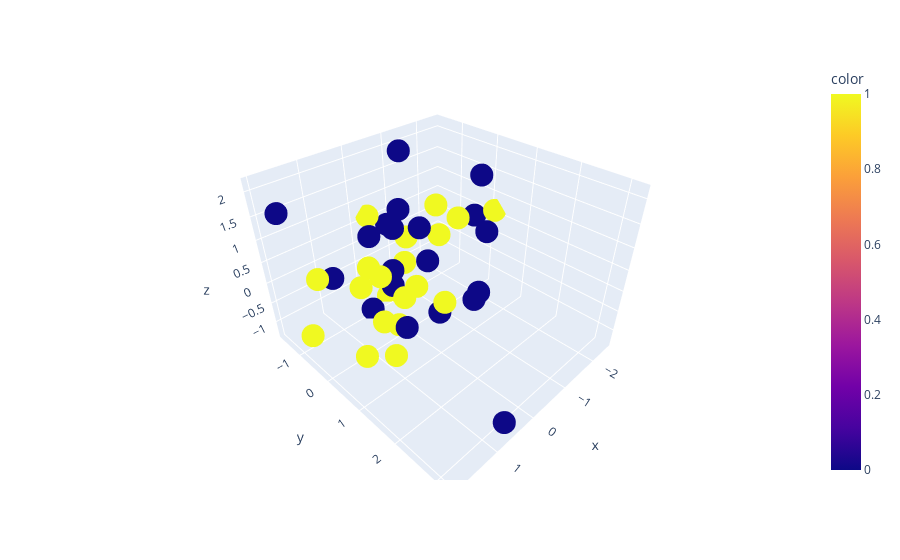

Source (notebook cell):
### Code cell
import plotly.express as px

px.scatter_3d(x=df["feature1"], y=df["feature2"], z=df["feature3"],color=df["target"])

### Figure 1 — Plotly figure (JSON) as saved in the notebook; plotly's stock layout.template omitted (floating-point values rounded to 4 significant figures)
{"data": [{"hovertemplate": "x=%{x}<br>y=%{y}<br>z=%{z}<br>color=%{marker.color}<extra></extra>", "legendgroup": "", "marker": {"color": [1, 0, 1, 1, 1, 0, 0, 1, 0, 0, 0, 1, 1, 1, 0, 0, 1, 1, 1, 0, 0, 0, 0, 1, 0, 0, 0, 0, 1, 1, 0, 0, 0, 1, 1, 1, 1, 1, 0, 1], "coloraxis": "coloraxis", "symbol": "circle"}, "mode": "markers", "name": "", "scene": "scene", "showlegend": false, "type": "scatter3d", "x": [-0.3675, -0.8229, 0.4206, 1.968, -2.506, 0.4251, 1.224, 0.3223, -1.723, 1.823, -2.39, -0.3316, 0.667, -1.01, -0.6151, 0.6769, 0.2411, -0.04544, -0.9926, 0.4379, -0.7093, -0.2681, -2.028, -0.4208, -1.764, 1.011, -0.1011, 0.01023, 0.9486, 1.415, 0.2507, -0.7954, -0.2511, 1.045, -1.838, 0.1901, -0.02254, 1.267, 0.2339, 1.772], "y": [-1.137, -1.598, 0.4116, -0.5478, 0.147, 0.4412, -0.7696, 0.06034, 0.4613, -1.333, -0.3333, -1.632, 0.02581, 0.4417, 0.3235, 3.188, -0.9525, 1.041, -0.1613, 0.09972, -0.133, -0.4826, 0.1314, -0.552, 0.5665, 0.921, -0.564, 0.4378, 0.7017, 0.4577, -0.8136, -1.012, 1.593, 0.5382, -0.9388, 0.5121, 0.01342, 0.1736, -0.9472, -0.3475], "z": [-1.322, 0.2265, -0.07132, -0.6794, 0.6062, -0.8174, 0.1921, -1.043, -1.085, 1.637, 0.3435, 0.6191, -0.7776, 1.129, -1.103, -1.081, -0.1363, -0.09403, 1.192, 0.06541, -0.01736, 1.245, 1.603, -0.1211, 0.5488, 1.933, -0.179, 1.328, -1.051, 0.7289, 0.7036, 2.151, 0.1708, 0.8121, -0.2018, 0.1315, 0.9359, -1.223, -1.262, 0.6701]}], "layout": {"coloraxis": {"colorbar": {"title": {"text": "color"}}, "colorscale": [[0, "#0d0887"], [0.1111, "#46039f"], [0.2222, "#7201a8"], [0.3333, "#9c179e"], [0.4444, "#bd3786"], [0.5556, "#d8576b"], [0.6667, "#ed7953"], [0.7778, "#fb9f3a"], [0.8889, "#fdca26"], [1, "#f0f921"]]}, "legend": {"tracegroupgap": 0}, "margin": {"t": 60}, "scene": {"domain": {"x": [0, 1], "y": [0, 1]}, "xaxis": {"title": {"text": "x"}}, "yaxis": {"title": {"text": "y"}}, "zaxis": {"title": {"text": "z"}}}}}
